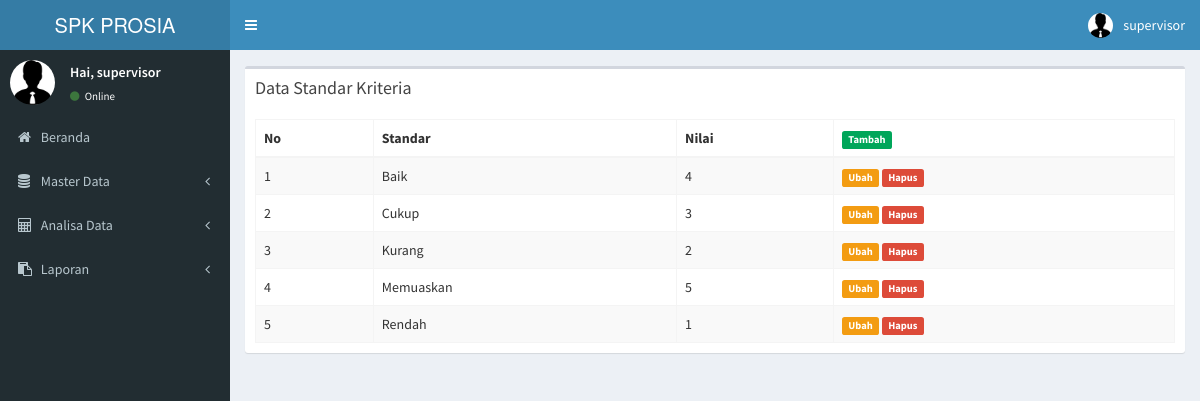
Screenshot of /spk/index.php?menu=std (signed in) with the database file from the repository.
### tables this page shows
CREATE TABLE `t_standar` (
  `id_standar` int(11) NOT NULL,
  `standar` varchar(50) NOT NULL,
  `nilai` int(11) NOT NULL,
  `status` char(1) NOT NULL DEFAULT 'Y'
);

### spk/module/standar.php (the view, shortened to what this page needs)
<section class="content">
    <div class="row">
        <div class="col-xs-12">
        </div>
    </div>
    <div class="row">
        <div class="col-xs-12">
            <div class="box">
                <div class="box-header">
                    <h3 class="box-title">Data Standar Kriteria</h3>
                </div>
                <div class="box-body">
                    <table id="example1" class="table table-bordered table-striped">
                        <thead>
                            <tr>
                                <th>No</th>
                                <th>Standar</th>
                                <th>Nilai</th>
                                <th><a href="#modal-default-1" data-toggle="modal" class="add-std" id="0"><span class="label label-success">Tambah</span></a></th>
                            </tr>
                        </thead>
                        <tbody>
                            <?php
                            $no = 1;
                            $sql = mysql_query("SELECT s.* FROM t_standar s WHERE s.status='Y' ORDER BY standar");
                            while ($row = mysql_fetch_array($sql)) {
                                ?>
                                <tr>
                                    <td><?php echo $no++; ?></td>
                                    <td><?php echo $row['standar']; ?></td>
                                    <td><?php echo $row['nilai']; ?></td>
                                    <td>
                                        <a href="#modal-default-1" data-toggle="modal" class="edit-std" id="<?php echo $row['id_standar']; ?>"><span class="label label-warning">Ubah</span></a>
                                        <a href="#" onclick="yes('../spk/proses/p_standar.php?act=delete&id=<?php echo $row['id_standar']?>')"> <span class="label label-danger">Hapus</span></a>
                                    </td>
                                </tr>
                            <?php } ?>
                        </tbody>
                    </table>
                </div>
            </div>
        </div>
    </div>
</section>

### rows the page displays
t_standar: standar "Baik", nilai "4"
t_standar: standar "Cukup", nilai "3"
t_standar: standar "Kurang", nilai "2"
t_standar: standar "Memuaskan", nilai "5"
t_standar: standar "Rendah", nilai "1"

### other values shown
$_SESSION['username'] "supervisor"
